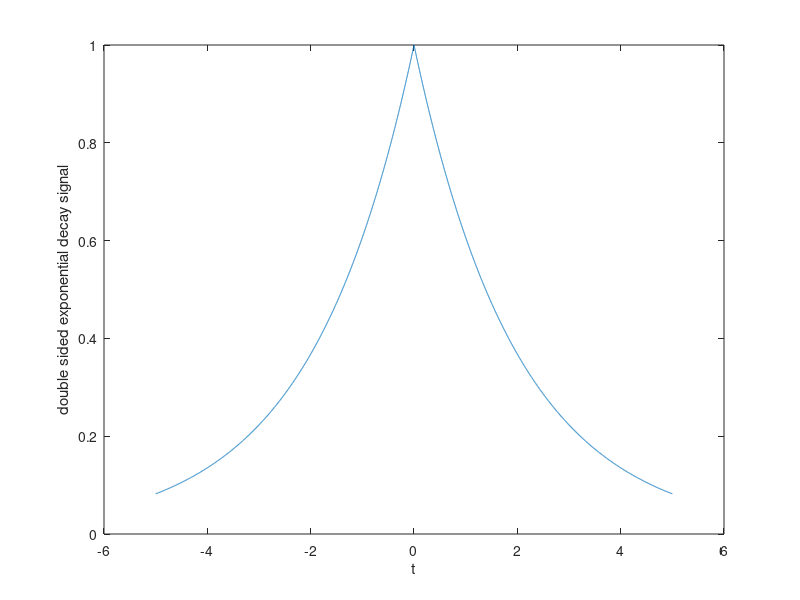

Here is the MATLAB script that generated this plot:
clc
clear all
close all
a=0.5;
stepsize_t=0.001;
t = -5 : 0.001 : 5;
len_t = length(t);

for ii = 1:1:len_t
    v_t(ii)=exp(-a*abs(t(ii)));
end

plot(t,v_t)
xlabel("t")
ylabel("double sided exponential decay signal")